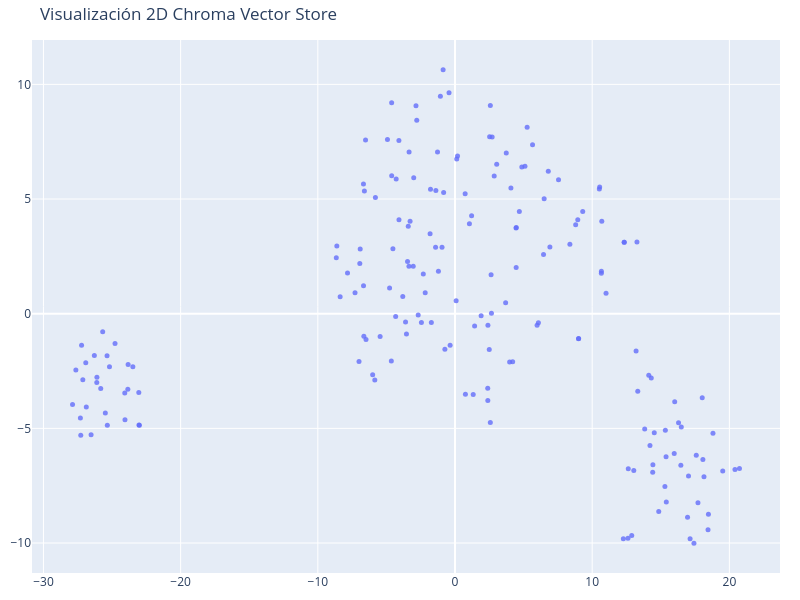

Notebook source saved alongside this figure:
### Code cell
# ¡A los humanos nos resulta más fácil visualizar cosas en 2D!
# Reducir la dimensionalidad de los vectores a 2D usando t-SNE
# (incrustación de vecinos estocásticos distribuidos en t)

tsne = TSNE(n_components=2, random_state=42)
reduced_vectors = tsne.fit_transform(vectors)

# Create the 2D scatter plot
fig = go.Figure(data=[go.Scatter(
    x=reduced_vectors[:, 0],
    y=reduced_vectors[:, 1],
    mode='markers',
    marker=dict(
        size=5,
    #    color=colors,
        opacity=0.8
    ),
    text=[f"Type: {t}<br>Text: {d[:100]}..." for t, d in zip(doc_types, documents)],
    hoverinfo='text'
)])

fig.update_layout(
    title='Visualización 2D Chroma Vector Store',
    scene=dict(xaxis_title='x',yaxis_title='y'),
    width=800,
    height=600,
    margin=dict(r=20, b=10, l=10, t=40)
)

fig.show()

### Figure 1 — Plotly figure (JSON) as saved in the notebook; plotly's stock layout.template omitted (floating-point values rounded to 4 significant figures; data arrays with more than 128 entries replaced by an {"elided": "..."} marker saying what was removed)
{"data": [{"hoverinfo": "text", "marker": {"opacity": 0.8, "size": 5}, "mode": "markers", "text": {"elided": "181 str values"}, "type": "scatter", "x": {"elided": "181 float values"}, "y": {"elided": "181 float values"}}], "layout": {"height": 600, "margin": {"b": 10, "l": 10, "r": 20, "t": 40}, "scene": {"xaxis": {"title": {"text": "x"}}, "yaxis": {"title": {"text": "y"}}}, "title": {"text": "Visualización 2D Chroma Vector Store"}, "width": 800}}
